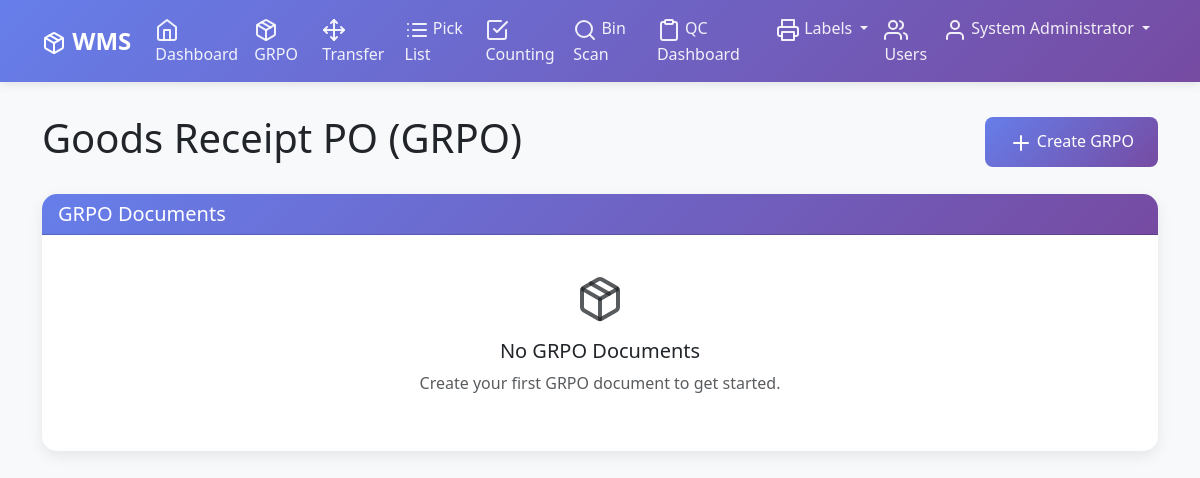
The app's page /grpo (signed in), older data.
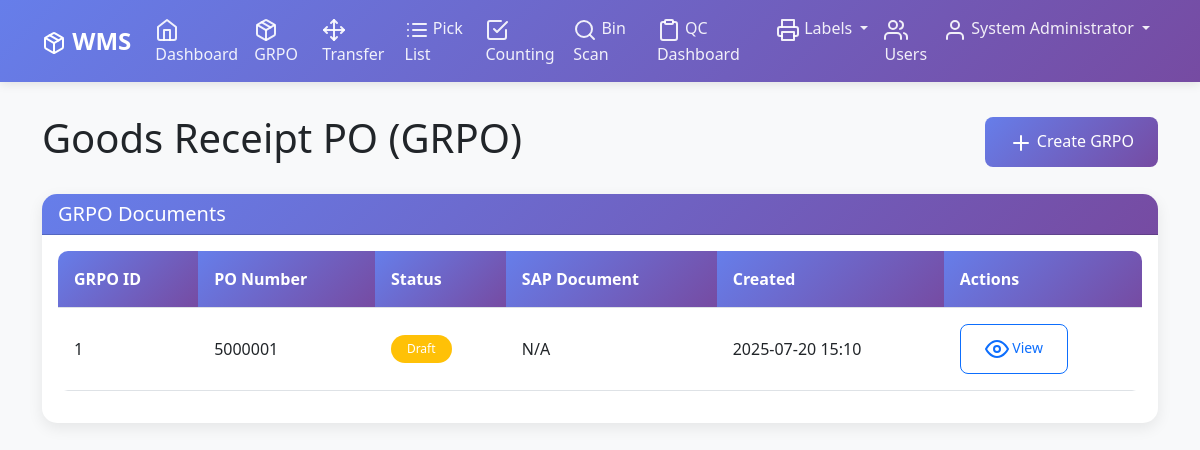
The same page, newer data.
### models.py (models this page shows, shortened)
class User(UserMixin, db.Model):
    __tablename__ = 'users'
    id = Column(Integer, primary_key=True)
    username = Column(String(80), unique=True, nullable=False)
    email = Column(String(120), unique=True, nullable=False)
    password_hash = Column(String(256), nullable=False)
    first_name = Column(String(80), nullable=False)
    last_name = Column(String(80), nullable=False)
    role = Column(String(20), nullable=False,
                  default='user')  # admin, manager, user, qc
    branch_id = Column(String(10), nullable=True)
    branch_name = Column(String(100), nullable=True)
    default_branch_id = Column(
        String(10), nullable=True)  # Default branch if none selected
    is_active = Column(Boolean, default=True)
    must_change_password = Column(
        Boolean, default=False)  # Force password change on next login
    last_login = Column(DateTime, nullable=True)
    permissions = Column(Text,
                         nullable=True)  # JSON string of screen permissions
    created_at = Column(DateTime, default=datetime.utcnow)
    updated_at = Column(DateTime,
                        default=datetime.utcnow,
                        onupdate=datetime.utcnow)
    grpo_documents = relationship('GRPODocument',
                                  back_populates='user',
                                  foreign_keys='GRPODocument.user_id')
    inventory_transfers = relationship('InventoryTransfer',
                                       back_populates='user',
                                       foreign_keys='InventoryTransfer.user_id')
    pick_lists = relationship('PickList',
                              back_populates='user',
                              foreign_keys='PickList.user_id')
    inventory_counts = relationship('InventoryCount', back_populates='user')

class GRPODocument(db.Model):
    __tablename__ = 'grpo_documents'
    id = Column(Integer, primary_key=True)
    po_number = Column(String(20), nullable=False)
    sap_document_number = Column(String(20), nullable=True)
    supplier_code = Column(String(50), nullable=True)  # CardCode from SAP
    supplier_name = Column(String(200), nullable=True)
    po_date = Column(DateTime, nullable=True)
    po_total = Column(Float, nullable=True)
    status = Column(
        String(20),
        default='draft')  # draft, submitted, approved, posted, rejected
    user_id = Column(Integer, ForeignKey('users.id'), nullable=False)
    qc_user_id = Column(Integer, ForeignKey('users.id'),
                        nullable=True)  # QC approver
    qc_notes = Column(Text, nullable=True)
    notes = Column(Text, nullable=True)  # General notes/comments for the GRPO
    draft_or_post = Column(String(10), default='draft')  # draft, post
    created_at = Column(DateTime, default=datetime.utcnow)
    updated_at = Column(DateTime,
                        default=datetime.utcnow,
                        onupdate=datetime.utcnow)
    user = relationship('User',
                        back_populates='grpo_documents',
                        foreign_keys=[user_id])
    qc_user = relationship('User', foreign_keys=[qc_user_id])
    items = relationship('GRPOItem', back_populates='grpo_document')

### routes.py (the view)
@app.route('/grpo')
@login_required
def grpo():
    try:
        documents = GRPODocument.query.filter_by(user_id=current_user.id).order_by(GRPODocument.created_at.desc()).all()
    except Exception as e:
        logging.error(f"Database error in grpo: {e}")
        documents = []
        flash('Database needs to be updated. Please run: python migrate_database.py', 'warning')
    return render_template('grpo.html', documents=documents)

### routes.py (called while the page is built)
@login_manager.user_loader
def load_user(user_id):
    return User.query.get(int(user_id))

### templates/grpo.html (shortened to what this page needs)
{% extends "base.html" %}
{% block content %}
<div class="row mb-4">
    <div class="col-12">
        <div class="d-flex justify-content-between align-items-center">
            <h1>Goods Receipt PO (GRPO)</h1>
            <button class="btn btn-primary" data-bs-toggle="modal" data-bs-target="#createGRPOModal">
                <i data-feather="plus"></i> Create GRPO
            </button>
        </div>
    </div>
</div>
<div class="row">
    <div class="col-12">
        <div class="card">
            <div class="card-header">
                <h5 class="mb-0">GRPO Documents</h5>
            </div>
            <div class="card-body">
                {% if documents %}
                <div class="table-responsive">
                    <table class="table table-hover">
                        <thead>
                            <tr>
                                <th>GRPO ID</th>
                                <th>PO Number</th>
                                <th>Status</th>
                                <th>SAP Document</th>
                                <th>Created</th>
                                <th>Actions</th>
                            </tr>
                        </thead>
                        <tbody>
                            {% for doc in documents %}
                            <tr>
                                <td>{{ doc.id }}</td>
                                <td>{{ doc.po_number }}</td>
                                <td>
                                    {% if doc.status == 'draft' %}
                                        <span class="badge bg-warning">Draft</span>
                                    {% elif doc.status == 'approved' %}
                                        <span class="badge bg-success">Approved</span>
                                    {% elif doc.status == 'rejected' %}
                                        <span class="badge bg-danger">Rejected</span>
                                    {% endif %}
                                </td>
                                <td>{{ doc.sap_document_number or 'N/A' }}</td>
                                <td>{{ doc.created_at.strftime('%Y-%m-%d %H:%M') }}</td>
                                <td>
                                    <a href="{{ url_for('grpo_detail', grpo_id=doc.id) }}" class="btn btn-sm btn-outline-primary">
                                        <i data-feather="eye"></i> View
                                    </a>
                                </td>
                            </tr>
                            {% endfor %}
                        </tbody>
                    </table>
                </div>
                {% else %}
                <div class="text-center py-4">
                    <i data-feather="package" style="width: 48px; height: 48px;" class="text-muted mb-3"></i>
                    <h5>No GRPO Documents</h5>
                    <p class="text-muted">Create your first GRPO document to get started.</p>
                </div>
                {% endif %}
            </div>
        </div>
    </div>
</div>
{% endblock %}

### templates/base.html (shortened to what this page needs)
<!DOCTYPE html>
<html lang="en">
<head>
    <link href="https://cdn.jsdelivr.net/npm/bootstrap@5.3.0/dist/css/bootstrap.min.css" rel="stylesheet">
    <link rel="stylesheet" href="{{ url_for('static', filename='css/style.css') }}">
</head>
<body>
    {% if current_user.is_authenticated %}
    <nav class="navbar navbar-expand-lg navbar-dark">
        <div class="container">
            <a class="navbar-brand" href="{{ url_for('dashboard') }}">
                <i data-feather="package"></i> WMS
            </a>
            <div class="collapse navbar-collapse" id="navbarNav">
                <ul class="navbar-nav me-auto">
                    <li class="nav-item">
                        <a class="nav-link" href="{{ url_for('dashboard') }}">
                            <i data-feather="home"></i> Dashboard
                        </a>
                    </li>
                    <li class="nav-item">
                        <a class="nav-link" href="{{ url_for('grpo') }}">
                            <i data-feather="package"></i> GRPO
                        </a>
                    </li>
                    <li class="nav-item">
                        <a class="nav-link" href="{{ url_for('inventory_transfer') }}">
                            <i data-feather="move"></i> Transfer
                        </a>
                    </li>
                    <li class="nav-item">
                        <a class="nav-link" href="{{ url_for('pick_list') }}">
                            <i data-feather="list"></i> Pick List
                        </a>
                    </li>
                    <li class="nav-item">
                        <a class="nav-link" href="{{ url_for('inventory_counting') }}">
                            <i data-feather="check-square"></i> Counting
                        </a>
                    </li>
                    <li class="nav-item">
                        <a class="nav-link" href="{{ url_for('bin_scanning') }}">
                            <i data-feather="search"></i> Bin Scan
                        </a>
                    </li>
                    {% if current_user.role in ['qc', 'manager', 'admin'] %}
                    <li class="nav-item">
                        <a class="nav-link" href="{{ url_for('qc_dashboard') }}">
                            <i data-feather="clipboard"></i> QC Dashboard
                        </a>
                    </li>
                    {% endif %}
                    <li class="nav-item dropdown">
                        <a class="nav-link dropdown-toggle" href="#" id="navbarDropdown" role="button" data-bs-toggle="dropdown">
                            <i data-feather="printer"></i> Labels
                        </a>
                    </li>
                </ul>
                <ul class="navbar-nav">
                    {% if current_user.role == 'admin' %}
                    <li class="nav-item">
                        <a class="nav-link" href="{{ url_for('user_management') }}">
                            <i data-feather="users"></i> Users
                        </a>
                    </li>
                    {% endif %}
                    <li class="nav-item dropdown">
                        <a class="nav-link dropdown-toggle" href="#" id="userDropdown" role="button" data-bs-toggle="dropdown">
                            <i data-feather="user"></i> {{ current_user.first_name }} {{ current_user.last_name }}
                        </a>
                    </li>
                </ul>
            </div>
        </div>
    </nav>
    {% endif %}
    <main class="main-content">
        <div class="container">
            {% block content %}{% endblock %}
        </div>
    </main>
</body>
</html>

### static/css/style.css (style rules this page uses)
* { box-sizing: border-box; }
body { font-family: 'Segoe UI', Tahoma, Geneva, Verdana, sans-serif; background-color: #f8f9fa; margin: 0; padding: 0; }
.navbar { background: linear-gradient(135deg, #667eea 0%, #764ba2 100%); box-shadow: 0 2px 10px rgba(0,0,0,0.1); }
.navbar-brand { font-weight: bold; color: white !important; font-size: 1.5rem; }
.navbar-nav .nav-link { color: rgba(255,255,255,0.9) !important; font-weight: 500; transition: color 0.3s ease; }
.main-content { padding: 2rem 0; min-height: calc(100vh - 70px); }
.card { border: none; border-radius: 15px; box-shadow: 0 5px 15px rgba(0,0,0,0.08); transition: transform 0.3s ease, box-shadow 0.3s ease; }
.card-header { background: linear-gradient(135deg, #667eea 0%, #764ba2 100%); color: white; border-radius: 15px 15px 0 0 !important; font-weight: 600; }
.btn { border-radius: 8px; font-weight: 500; padding: 0.75rem 1.5rem; transition: all 0.3s ease; }
.btn-primary { background: linear-gradient(135deg, #667eea 0%, #764ba2 100%); border: none; }
.table { border-radius: 10px; overflow: hidden; }
.table thead th { background: linear-gradient(135deg, #667eea 0%, #764ba2 100%); color: white; border: none; font-weight: 600; padding: 1rem; }
.table tbody td { padding: 1rem; vertical-align: middle; border-top: 1px solid #dee2e6; }
.badge { padding: 0.5rem 1rem; font-weight: 500; border-radius: 20px; }

Row changes from the older to the newer data that the page shows:
added GRPODocument: id "1", po_number "5000001", status "Draft", sap_document_number "N/A", created_at "2025-07-20 15:10"
Text that changed along with them:
text no longer shown: "No GRPO Documents Create your first GRPO document to get started."
text now shown: "GRPO ID PO Number Status SAP Document Created Actions"
